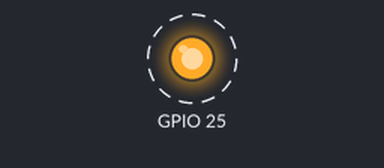
Bench run of a program on a simulated Raspberry Pi (BCM pin numbers). Parts: output pins drawn as LEDs (lit = HIGH). Dashed ring = blinking.

Above: at 0.5 s.
Timing chart, 0 to 4.6 s (numbered marks = the images above):
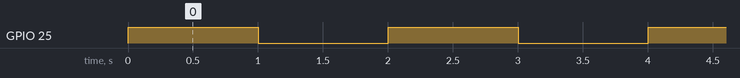

Measured:
- by itself, GPIO 25: alternates HIGH for 1.0 s and LOW for 1.0 s

The program:

led.py
```python
#Configuración de pines, ejemplo de encender y apagar un led

import RPi.GPIO as GPIO # IMPORTA LA LIBRERIA DE LOS PINES (ENUMERADO EN FORMA 		                           FISICA PIN 5 (BOARD)

from time import sleep # libreria para hacer los delay
GPIO.setwarnings(False)

GPIO.setmode(GPIO.BCM) # CON BOARD SE SELECCIONA EL NUMERO DEL PIN FISICO EN LA TARJETA
GPIO.setup(25, GPIO.OUT) # PIN 7 COMO SALIDA

R= True
while R==True:
     GPIO.output(25,True) # ENVIA UN PULSO EN ALTO AL PIN 7

     sleep(1)       # pausa de 1s
     GPIO.output(25,False) # COLOCA EN BAJA EL PIN

     sleep(1)
```
